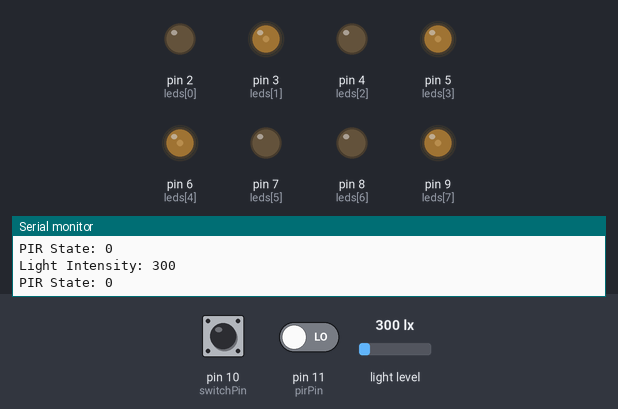
A sketch run on a simulated Arduino Uno, built with avr-gcc and run on an emulated ATmega328P. Shown: output pins drawn as LEDs (lit = HIGH), the last lines printed to the serial monitor. The test bench sets the inputs (shaded band); at power-on: light level 300 lx, pin 11 (pirPin) LOW, pin 10 (switchPin) HIGH.

Above: at 1.8 s.
1.9 s: light level set to 482 lx
3.4 s: light level set to 525 lx
At 5.2 s:
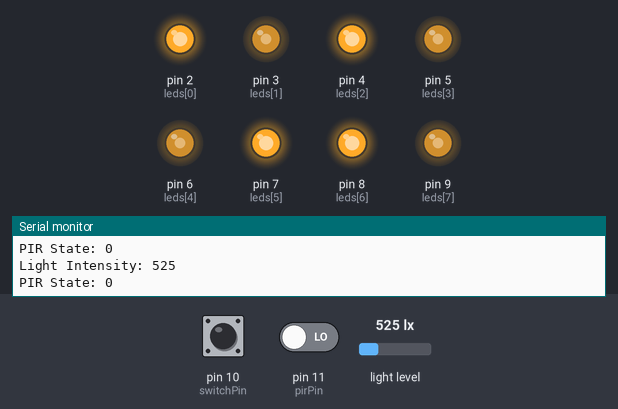
5.5 s: pin 11 (pirPin) driven HIGH
At 7.0 s:
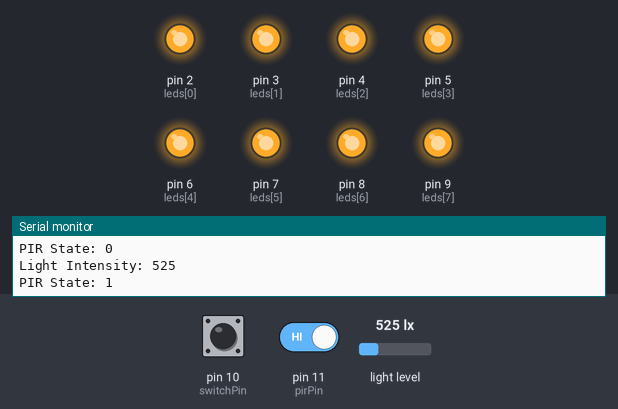
7.5 s: pin 11 (pirPin) driven LOW
At 8.6 s:
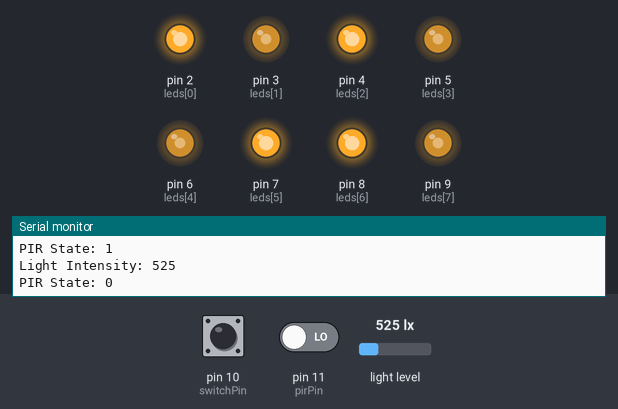
9.5 s: light level set to 971 lx
11.2 s: light level set to 1037 lx
At 13.0 s:
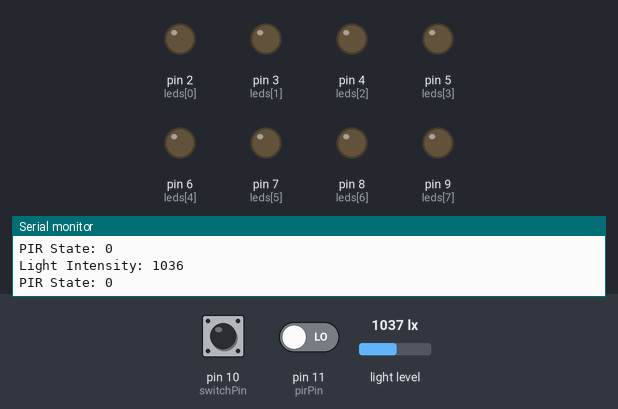
Timing chart, 0 to 14.5 s (numbered marks = the images above; inputs shaded):
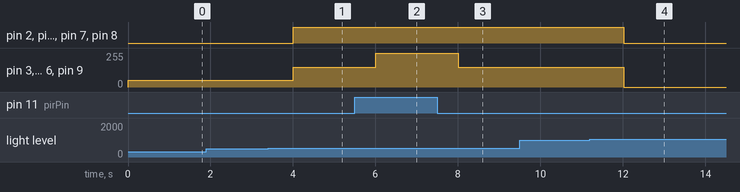

The sketch:

FINAL_CODE.ino
```cpp
#include <Wire.h>
#include <BH1750.h>

const int leds[] = {2, 3, 4, 5, 6, 7, 8, 9}; // LED pins
const int switchPin = 10;                    // Switch pin
const int lightSensorPin = A0;               // BH1750 sensor connected to A0
const int pirPin = 11;                       // PIR sensor connected to digital pin 11

BH1750 lightSensor;

void setup() {
  for (int i = 0; i < 8; i++) {
    pinMode(leds[i], OUTPUT);
  }

  pinMode(switchPin, INPUT_PULLUP);
  lightSensor.begin();
  pinMode(pirPin, INPUT);
  Serial.begin(9600);
}

void loop() {
  int lightIntensity = lightSensor.readLightLevel();
  int pirState = digitalRead(pirPin);

  if (pirState == HIGH) {
    // Motion detected, turn on all LEDs at full brightness
    for (int i = 0; i < 8; i++) {
      digitalWrite(leds[i], HIGH);
    }
  } else {
    // No motion detected, control LEDs based on light intensity
    if (digitalRead(switchPin) == LOW) {
      // If the switch is pressed, turn on all LEDs
      for (int i = 0; i < 8; i++) {
        digitalWrite(leds[i], HIGH);
      }
    } else {
      // Control LEDs based on light intensity
      if (lightIntensity < 500) {
        // Low light intensity, LEDs glow dim
        for (int i = 0; i < 8; i++) {
          analogWrite(leds[i], 50);
        }
      } else if (lightIntensity > 1000) {
        // High light intensity, turn off LEDs
        for (int i = 0; i < 8; i++) {
          digitalWrite(leds[i], LOW);
        }
      } else {
        // Moderate light intensity, LEDs glow at medium brightness
        for (int i = 0; i < 8; i++) {
          analogWrite(leds[i], 150);
        }
      }
    }
  }

  // Print light intensity and PIR state to Serial Monitor
  Serial.print("Light Intensity: ");
  Serial.println(lightIntensity);
  Serial.print("PIR State: ");
  Serial.println(pirState);

  delay(1000); // Adjust the delay as needed
}
```

Measured:
- the behaviour switches between 500 and 501 lx on light level (found by bisection; images 0 and 1)
- the behaviour switches between 1001 and 1002 lx on light level (found by bisection; images 3 and 4)
- after the input at 3.4 s, pin 2 (leds[0]), pin 4 (leds[2]), pin 7 (leds[5]), pin 8 (leds[6]): LOW → HIGH after 0.61 s; pin 3 (leds[1]), pin 5 (leds[3]), pin 6 (leds[4]), pin 9 (leds[7]): 50/255 → 150/255 after 0.61 s
- after the input at 5.5 s, pin 3 (leds[1]), pin 5 (leds[3]), pin 6 (leds[4]), pin 9 (leds[7]): 150/255 → 255/255 after 0.51 s
- after the input at 7.5 s, pin 3 (leds[1]), pin 5 (leds[3]), pin 6 (leds[4]), pin 9 (leds[7]): 255/255 → 150/255 after 0.51 s
- after the input at 11.2 s, pin 2 (leds[0]), pin 4 (leds[2]), pin 7 (leds[5]), pin 8 (leds[6]): HIGH → LOW after 0.82 s; pin 3 (leds[1]), pin 5 (leds[3]), pin 6 (leds[4]), pin 9 (leds[7]): 150/255 → 0/255 after 0.82 s
